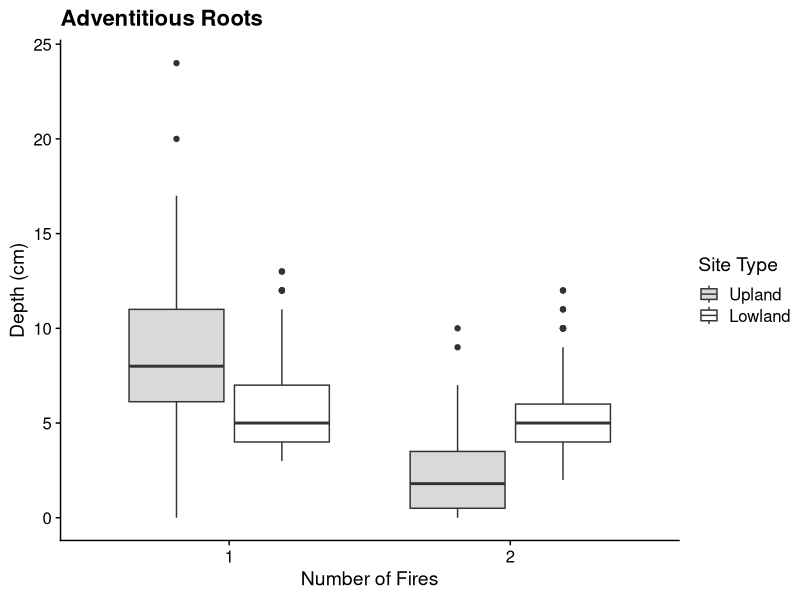
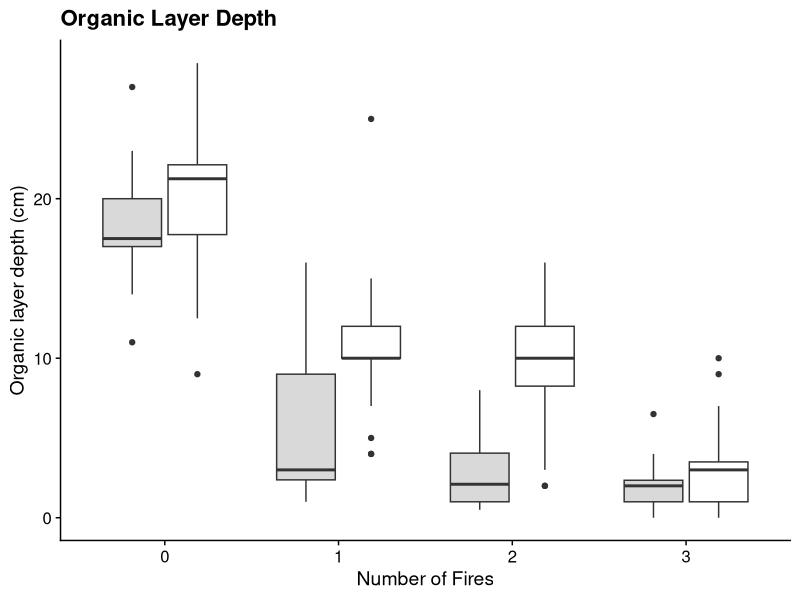
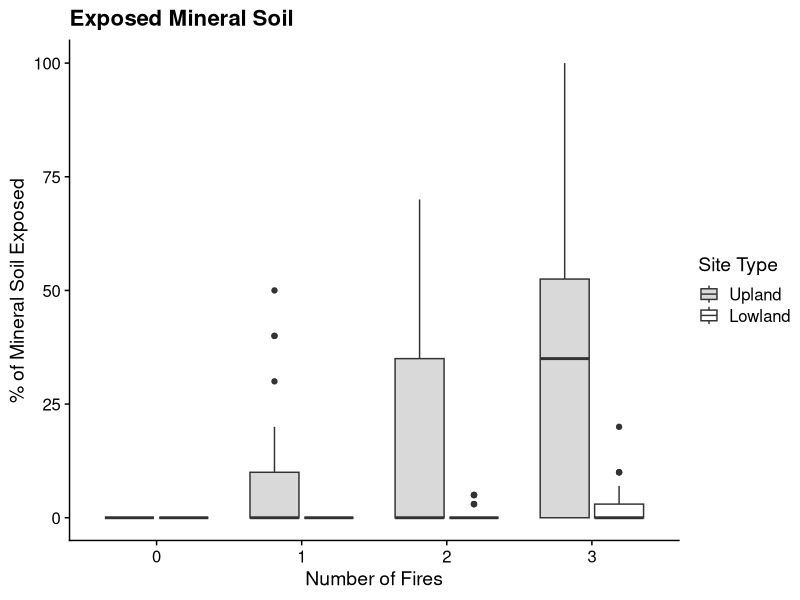
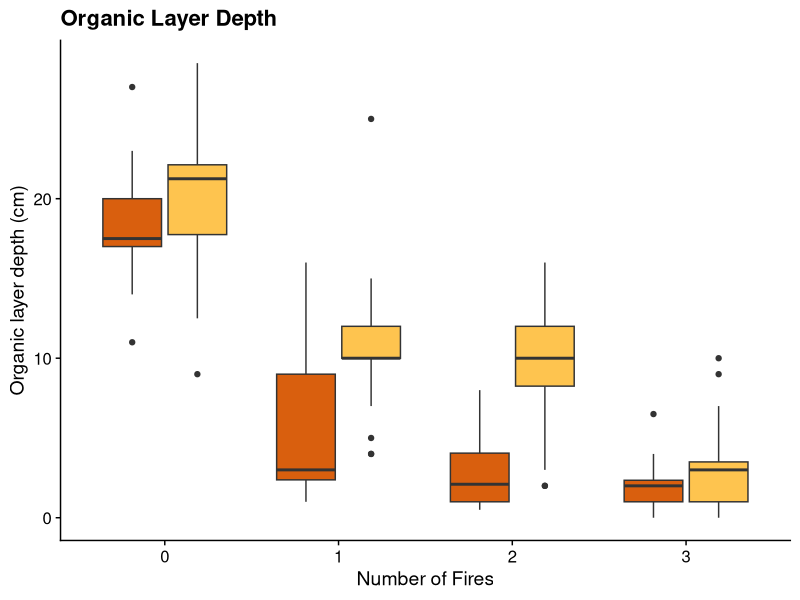
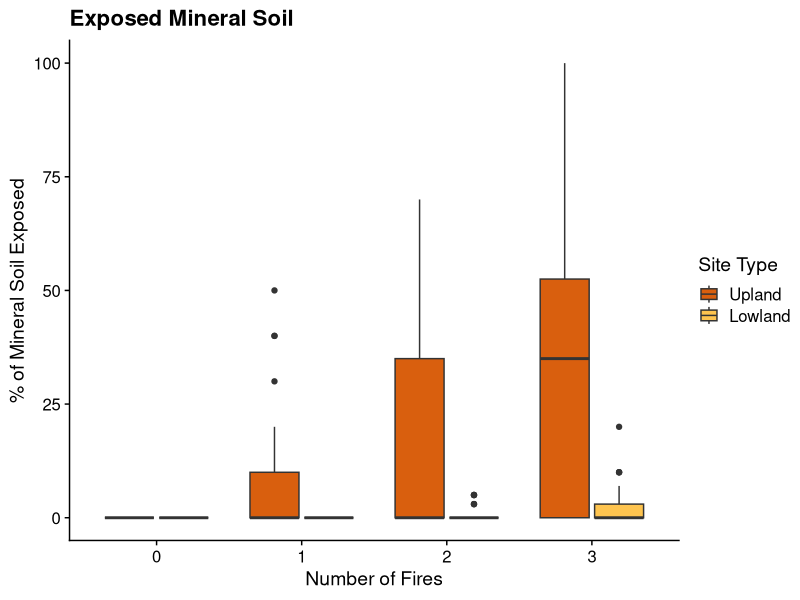
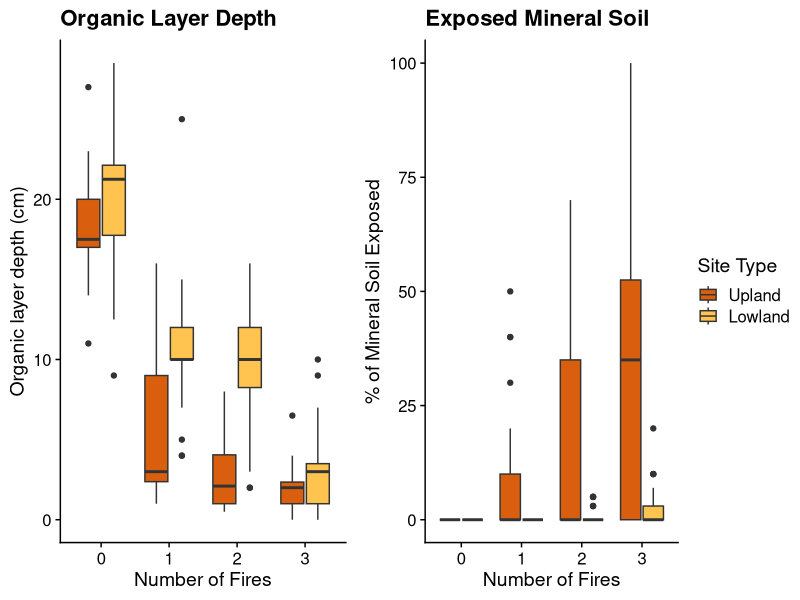

The R script that drew these images, in order:
## ---- chunk 1
  library(ggplot2)
  library(cowplot)
  library(dplyr)
  library(here)
  theme_set(theme_cowplot())
## ---- chunk 2
adven_root <- read.csv(here("data/adventaguous_roots.csv"))
adven_root_plot <- ggplot(adven_root, 
                          aes(x = factor(TREAT),
                              y = DEPTH, 
                              fill = SITE)) + 
  geom_boxplot() + 
  labs(x = "Number of Fires", y = "Depth (cm)",
       title = "Adventitious Roots") + 
  scale_fill_manual(values = c("#d9d9d9", "#ffffff"), name = "Site Type", labels = c("Upland", "Lowland")) + 
  theme(plot.title = element_text(hjust = 0)) + xlim("1", "2")
adven_root_plot
save_plot("adven_root.png", adven_root_plot, base_aspect_ratio = 1.5)
## ---- chunk 3
org_depth <- read.csv(here("data/org_depth.csv"))
 org_depth_plot <- ggplot(org_depth, 
                          aes(x = factor(TREATMENT), y = ORG_DEPTH, 
                              fill = SITE)) + 
    geom_boxplot()   + 
    scale_fill_manual(name = "Site Type",
                      values = c("#d9d9d9", "#ffffff"), 
                      labels = c("Upland", "Lowland")) + 
    labs(title = "Organic Layer Depth", 
         x = "Number of Fires", y = "Organic layer depth (cm)") + 
    theme(plot.title = element_text(hjust = 0), legend.position =  "none") 
org_depth_plot
  
# save_plot("org_depth.png", org_depth_plot, base_aspect_ratio = 1.5)
## ---- chunk 4
exposed_min <- read.csv(here("data/exposed_min.csv"))
expose_min_plot <- ggplot(exposed_min, 
                          aes(x = factor(TREATMENT),
                              y = MINERAL,
                              fill = SITE)) + 
    geom_boxplot() + 
    scale_fill_manual(name = "Site Type",
                      values = c("#d9d9d9", "#ffffff"), 
                      labels = c("Upland", "Lowland")) + 
    labs(title = "Exposed Mineral Soil", 
         x = "Number of Fires", y = "% of Mineral Soil Exposed") + 
    theme(plot.title = element_text(hjust = 0))
expose_min_plot
## ---- chunk 5
substrate <- plot_grid( org_depth_plot, expose_min_plot,
          nrow = 1, ncol = 2,
          rel_widths = c(0.95,1.25),
          labels = c("A.", "B."))

save_plot("substrate.png", substrate, nrow = 1, ncol = 2, base_aspect_ratio = 1.5)
## ---- chunk 6
upland <- adven_root[adven_root$SITE == "DALTON",]

summary(upland$DEPTH[upland$TREAT == 1])

summary(upland$DEPTH[upland$TREAT == 2])
24/10
## ---- chunk 7
lowland <- adven_root[adven_root$SITE == "STEESE",]

summary(lowland$DEPTH[lowland$TREAT == 1])
low1 <- lowland$DEPTH[lowland$TREAT == 1]
low2 <- lowland$DEPTH[lowland$TREAT == 2]
t.test(low1,low2)
## ---- chunk 8
library(tidyverse)
library(ggpubr)
library(rstatix)

adven_root %>%
  group_by(SITE) %>%
  shapiro_test(DEPTH)

adven_root_stee <- adven_root[adven_root$SITE == "STEESE",]
adven_root_stee %>%
       dunn_test(DEPTH ~ TREAT, p.adjust.method = "bonferroni")
## ---- chunk 9
summary(org_depth$ORG_DEPTH[org_depth$TREATMENT == 0])

# UPLANDS
upland <- org_depth[org_depth$SITE == "DALTON",]
summary(upland$ORG_DEPTH[upland$TREATMENT == 0])
sd(upland$ORG_DEPTH[upland$TREATMENT == 0])

summary(upland$ORG_DEPTH[upland$TREATMENT == 1])
sd(upland$ORG_DEPTH[upland$TREATMENT == 1])

summary(upland$ORG_DEPTH[upland$TREATMENT == 2])
sd(upland$ORG_DEPTH[upland$TREATMENT == 2])

summary(upland$ORG_DEPTH[upland$TREATMENT == 3])
sd(upland$ORG_DEPTH[upland$TREATMENT == 3])

# LOWLANDS
lowland <- org_depth[org_depth$SITE == "STEESE",]
summary(lowland$ORG_DEPTH[lowland$TREATMENT == 0])
sd(lowland$ORG_DEPTH[lowland$TREATMENT == 0])

summary(lowland$ORG_DEPTH[lowland$TREATMENT == 1])
sd(lowland$ORG_DEPTH[lowland$TREATMENT == 1])

summary(lowland$ORG_DEPTH[lowland$TREATMENT == 2])
sd(lowland$ORG_DEPTH[lowland$TREATMENT == 2])

summary(lowland$ORG_DEPTH[lowland$TREATMENT == 3])
sd(lowland$ORG_DEPTH[lowland$TREATMENT == 3])


# factors
mean(lowland$ORG_DEPTH[lowland$TREATMENT == 1]) / mean(upland$ORG_DEPTH[upland$TREATMENT == 1]) # 1.889

mean(lowland$ORG_DEPTH[lowland$TREATMENT == 2]) / mean(upland$ORG_DEPTH[upland$TREATMENT == 2]) # 3.169

mean(lowland$ORG_DEPTH[lowland$TREATMENT == 3]) / mean(upland$ORG_DEPTH[upland$TREATMENT == 3]) # 1.57

mean(upland$ORG_DEPTH[upland$TREATMENT == 00]) / mean(upland$ORG_DEPTH[upland$TREATMENT == 1])
mean(lowland$ORG_DEPTH[lowland$TREATMENT == 00]) / mean(lowland$ORG_DEPTH[lowland$TREATMENT == 1])

t.test(upland$ORG_DEPTH[upland$TREATMENT == 3], lowland$ORG_DEPTH[lowland$TREATMENT == 3])
## ---- chunk 10
 org <- ggplot(org_depth, 
                          aes(x = factor(TREATMENT), y = ORG_DEPTH, 
                              fill = SITE)) + 
    geom_boxplot()   + 
    scale_fill_manual(name = "Site Type",
                      values = c("#d95f0e", "#fec44f"), 
                      labels = c("Upland", "Lowland")) + 
    labs(title = "Organic Layer Depth", 
         x = "Number of Fires", y = "Organic layer depth (cm)") + 
    theme(plot.title = element_text(hjust = 0), legend.position =  "none") 
org
expose <- ggplot(exposed_min, 
                          aes(x = factor(TREATMENT),
                              y = MINERAL,
                              fill = SITE)) + 
    geom_boxplot() + 
    scale_fill_manual(name = "Site Type",
                      values = c("#d95f0e", "#fec44f"), 
                      labels = c("Upland", "Lowland")) + 
    labs(title = "Exposed Mineral Soil", 
         x = "Number of Fires", y = "% of Mineral Soil Exposed") + 
    theme(plot.title = element_text(hjust = 0))
expose
grid <- plot_grid(org, expose,
          nrow = 1, ncol = 2,
          rel_widths = c(1,1.25))
grid
save_plot("grid.png", grid, nrow = 1, ncol = 2)
